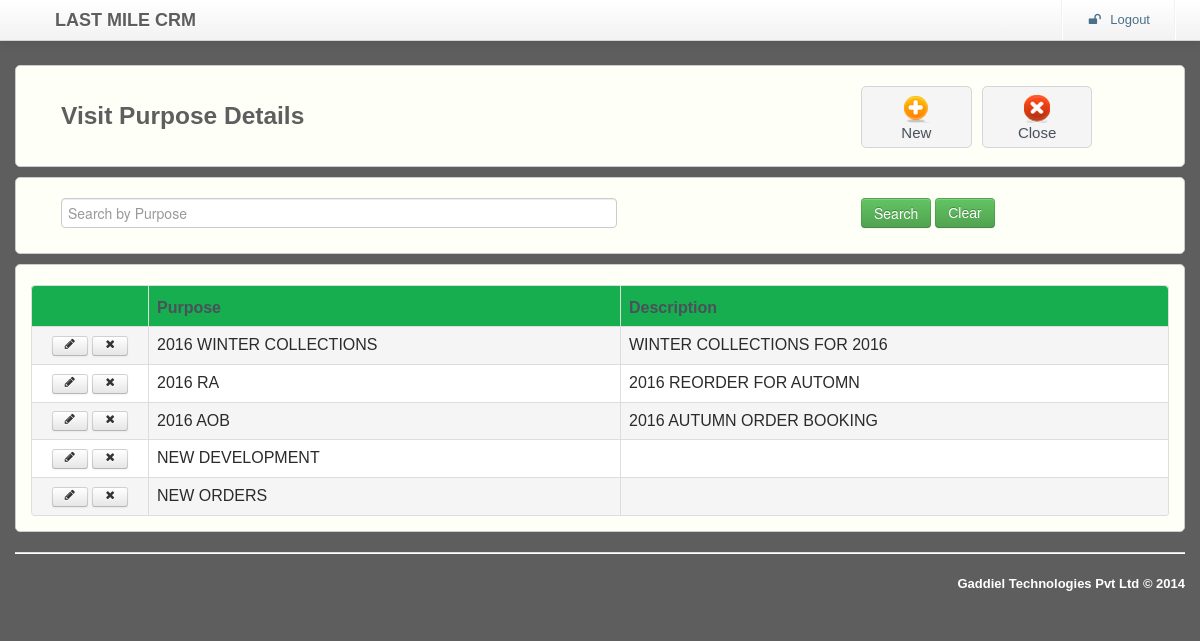
/master/visitPurposes/visitPurposes.php, run on the app's committed database.
### tables this page shows
CREATE TABLE IF NOT EXISTS `VISIT_PURPOSES` (
  `CREATED_BY` varchar(60) NOT NULL DEFAULT '-1',
  `CREATED_DATE` date NOT NULL DEFAULT '0000-00-00',
  `LAST_UPDATE_BY` varchar(60) NOT NULL DEFAULT '-1',
  `LAST_UPDATE_DATE` timestamp NOT NULL DEFAULT CURRENT_TIMESTAMP ON UPDATE CURRENT_TIMESTAMP,
  `ID` int(10) NOT NULL AUTO_INCREMENT,
  `PURPOSE_NAME` varchar(60) NOT NULL,
  `DESCRIPTION` varchar(240) DEFAULT NULL,
  PRIMARY KEY (`ID`)
);

### master/visitPurposes/visitPurposes.php (the view, shortened to what this page needs)
<html lang="en"><head><meta http-equiv="Content-Type" content="text/html; charset=UTF-8">
    <link rel="stylesheet" type="text/css" href="../../resources/css/bootstrap.min.css" >
    <link rel="stylesheet" type="text/css" href="../../resources/css/bootstrap-responsive.min.css" >
    <link rel="stylesheet" type="text/css" href="../../resources/css/alveolae.css">
    <link rel="stylesheet" type="text/css" href="../../resources/css/font-awesome.css">
    <link rel="stylesheet" type="text/css" href="../../resources/css/footable.core.css?v=2-0-1">
    <link rel="stylesheet" type="text/css" href="../../resources/css/footable-demos.css">
</head>
<body>
	  <?php include($_SERVER['DOCUMENT_ROOT'].'/lastMileCRM/header.php'); ?>
	<form action="" method="POST" name="forms">
	<div id="main-content">
		<div class="container">
			<div class="row">
			   <div class="span12 desktop">
				 <div class="widget">
					<div class="widget-content ">
						<div class="span8"><h3>Visit Purpose Details</h3></div>
						<div class="span3">
							<div class="box-holder">
                                 <a href="addVisitPurposes.php" onClick="newPage()">
                                 <div class="box"><img src="../../resources/images/e-add.png"/></br>New</div></a>
                            </div>
							 <div class="box-holder">
							   <a href="../master.php">
							   <div class="box"><img src="../../resources/images/e-close.png"/></br>Close</div></a>
                             </div>
						</div>
					</div>
				</div>
			 </div>
					<div class="span12">
					    <div class="widget">
						<div class="widget-content">
							<div class="span8"><input type="text" autofocus class="span6" placeholder="Search by Purpose" id="searchPurposeName" name="searchPurposeName"/></div>
							<div class="span3"><input type="submit" class="btn btn-success " onClick="searchvalue()" value="Search"> <a href="#" class="btn btn-success " onClick="clearvalue()">Clear</a></div>
						</div>
					   </div>
			  </div>
				<div class="span12">
					<div class="widget-content">
						<div class="tab-content">
							<div class="tab-pane active" id="demo">
							<table class="table demo table-bordered " data-filter="#filter" data-page-size="5"
							       data-page-previous-text="prev" data-page-next-text="next">
								<thead>
									   <tr class="widget-header">
										<th ></th>
										<th data-toggle="true">Purpose</th>
										<th data-hide="phone">Description</th>
									</tr>
								</thead>
								<tbody id="gridvaluediv" class="mytable1">
                                <?php
									$pdo = Database::connect();
									$pdo->setAttribute(PDO::ATTR_ERRMODE, PDO::ERRMODE_EXCEPTION);
									$result = $pdo->prepare("SELECT ID,PURPOSE_NAME,DESCRIPTION FROM VISIT_PURPOSES ORDER BY ID DESC");
		                            $result->execute();
		                            for($i=0; $row = $result->fetch(); $i++){
			 				      ?>
									<tr Style="cursor:pointer;">
                                    <td class="actions">
											<a href="editVisitPurposes.php?id=<?php echo $row['ID']; ?>" class="btn btn-small "><i class="icon-pencil"></i></a>
											<a href="deleteVisitPurposes.php?id=<?php echo $row['ID']; ?>" class="btn btn-small " onclick="return confirm('Are you sure?')"><i class="icon-remove"></i></a>
										</td>
										<td><?php echo  $row['PURPOSE_NAME'];?></td>
										<td><?php echo  $row['DESCRIPTION'];?></td>
									</tr>
                                  <?php }	?>
								</tbody>
							</table>
							</div>
						</div>
					</div>
				</div>
			</div>
			 <?php include($_SERVER['DOCUMENT_ROOT'].'/lastMileCRM/footer.php'); ?>
		</div>
	</div>
    </form>
</body>
</html>

### resources/css/alveolae.css (style rules this page uses)
body { background-color: #5e5e5e; font-family: 'Asap', sans-serif; }
h3 { margin-bottom: 15px; font-weight: 700; color: #5e5e5e; }
#main-content { padding-top: 60px; }
label, input, button, select, textarea { cursor: default; }
.box-holder { width: 25%; display: table-cell; }
.box-holder a { text-decoration: none; }
.box { height: 50px; padding: 5px; margin-right: 10px; font-size: 15px; text-align: center; color: #4A515B; background: #F5F5F5; border: 1px solid #D5D5D5; border-radius: 5px; text-shadow: 1px 1px 1px #EDEDED; }
.widget { clear: both; width: auto; position: relative; margin-bottom: 10px; }
.widget-header { position: relative; height: 40px; background: #17ae4f; border: 1px solid #CCCCCC; -webkit-border-top-left-radius: 5px; -webkit-border-top-right-radius: 5px; -moz-border-radius-topleft: 5px; -moz-border-radius-topright: 5px; border-top-left-radius: 5px; border-top-right-radius: 5px; }
.widget-content { padding: 20px 15px 15px; background: #fefff7; border: 1px solid #CCCCCC; -moz-border-radius: 5px; -webkit-border-radius: 5px; border-radius: 5px; }
.widget-content:before, .widget-content:after { content:""; display:table; clear:both; }
.table th { text-align: left; color: #4A515B; }
.table .actions { width: 100px; text-align: center; }
.table { display: table; margin: 0 auto; }
.desktop { display:block; }

### resources/css/footable.core.css (style rules this page uses)
.footable { width: 100%; }
.footable > thead > tr > th { -webkit-touch-callout: none; -webkit-user-select: none; -khtml-user-select: none; -moz-user-select: -moz-none; -ms-user-select: none; user-select: none; }

### resources/css/footable-demos.css (style rules this page uses)
body { color:#2B2B2B; font-family: 'trebuchet MS' , 'Lucida sans' , Arial; }

### master/visitPurposes/visitPurposes.php (style rules this page uses)
.oddtr { background-color:#FFFFFF; }
.eventr { background-color:#F5F5F5; }

### data on the page
visit_purposes: PURPOSE_NAME "2016 WINTER COLLECTIONS", DESCRIPTION "WINTER COLLECTIONS FOR 2016"
visit_purposes: PURPOSE_NAME "2016 RA", DESCRIPTION "2016 REORDER FOR AUTOMN"
visit_purposes: PURPOSE_NAME "2016 AOB", DESCRIPTION "2016 AUTUMN ORDER BOOKING"
visit_purposes: PURPOSE_NAME "NEW DEVELOPMENT"
visit_purposes: PURPOSE_NAME "NEW ORDERS"
